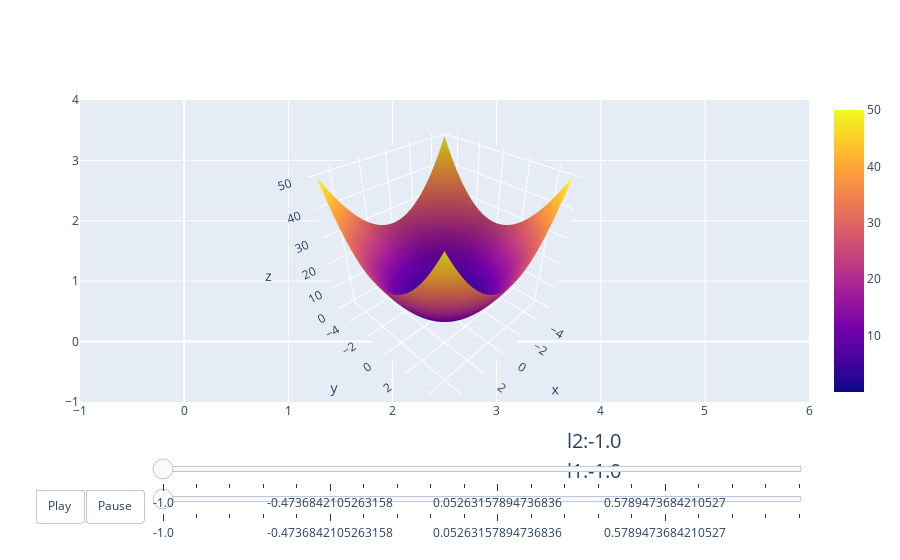

Here is the notebook cell this chart was saved with:
### Code cell
import plotly.graph_objects as go
import numpy as np

# Generate the initial data
x = np.linspace(-5, 5, 100)
y = np.linspace(-5, 5, 100)
X, Y = np.meshgrid(x, y)
Z = X**2 + Y**2  # Just a placeholder, initial Z data doesn't matter

# Create the initial surface plot
fig = go.Figure(data=[go.Surface(z=Z, x=X, y=Y)])

# Inject custom JavaScript
js_code = """
window.updatePlot = function(l1, l2) {
    var x = Array.from({ length: 100 }, (_, i) => -5 + i * 0.1);
    var y = Array.from({ length: 100 }, (_, i) => -5 + i * 0.1);
    function f(x, y, l1, l2) {
        return l1 * x * x + l2 * y * y;
    }
    var newZ = x.map(xVal => y.map(yVal => f(xVal, yVal, l1, l2)));
    Plotly.update('plotlyDiv', { z: [newZ] });
};
document.getElementById('l1Slider').addEventListener('input', function() {
    updatePlot(parseFloat(this.value), parseFloat(document.getElementById('l2Slider').value));
});
document.getElementById('l2Slider').addEventListener('input', function() {
    updatePlot(parseFloat(document.getElementById('l1Slider').value), parseFloat(this.value));
});
"""

fig.update_layout(
    updatemenus=[{
        'buttons': [{
            'args': [None, {'frame': {'duration': 0, 'redraw': True}, 'fromcurrent': True}],
            'label': 'Play',
            'method': 'animate'
        }, {
            'args': [[None], {'frame': {'duration': 0, 'redraw': True}, 'mode': 'immediate', 'transition': {'duration': 0}}],
            'label': 'Pause',
            'method': 'animate'
        }],
        'direction': 'left',
        'pad': {'r': 10, 't': 87},
        'showactive': False,
        'type': 'buttons',
        'x': 0.1,
        'xanchor': 'right',
        'y': 0,
        'yanchor': 'top'
    }],
    sliders=[{
        'active': 0,
        'yanchor': 'top',
        'xanchor': 'left',
        'currentvalue': {
            'font': {'size': 20},
            'prefix': 'l1:',
            'visible': True,
            'xanchor': 'right'
        },
        'transition': {'duration': 300, 'easing': 'cubic-in-out'},
        'pad': {'b': 10, 't': 50},
        'len': 0.9,
        'x': 0.1,
        'y': 0,
        'steps': [{
            'args': [{'visible': [True]}],
            'label': str(val),
            'method': 'restyle'
        } for val in np.linspace(-1, 1, 20)]
    }, {
        'active': 0,
        'yanchor': 'top',
        'xanchor': 'left',
        'currentvalue': {
            'font': {'size': 20},
            'prefix': 'l2:',
            'visible': True,
            'xanchor': 'right'
        },
        'transition': {'duration': 300, 'easing': 'cubic-in-out'},
        'pad': {'b': 10, 't': 50},
        'len': 0.9,
        'x': 0.1,
        'y': 0.1,
        'steps': [{
            'args': [{'visible': [True]}],
            'label': str(val),
            'method': 'restyle'
        } for val in np.linspace(-1, 1, 20)]
    }],
)

fig.add_trace(go.Scatter(x=[None], y=[None], mode='lines', line={'color': 'white'}, hoverinfo='none', showlegend=False))

fig.write_html("interactive_3d_plot.html", include_plotlyjs='cdn', post_script=js_code, full_html=False)
fig.show()

### Figure 1 — Plotly figure (JSON) as saved in the notebook; plotly's stock layout.template omitted (floating-point values rounded to 4 significant figures; data arrays with more than 128 entries replaced by an {"elided": "..."} marker saying what was removed)
{"data": [{"type": "surface", "x": {"elided": "100x100 float values"}, "y": {"elided": "100x100 float values"}, "z": {"elided": "100x100 float values"}}, {"hoverinfo": "none", "line": {"color": "white"}, "mode": "lines", "showlegend": false, "type": "scatter", "x": [null], "y": [null]}], "layout": {"sliders": [{"active": 0, "currentvalue": {"font": {"size": 20}, "prefix": "l1:", "visible": true, "xanchor": "right"}, "len": 0.9, "pad": {"b": 10, "t": 50}, "steps": [{"args": [{"visible": [true]}], "label": "-1.0", "method": "restyle"}, {"args": [{"visible": [true]}], "label": "-0.8947368421052632", "method": "restyle"}, {"args": [{"visible": [true]}], "label": "-0.7894736842105263", "method": "restyle"}, {"args": [{"visible": [true]}], "label": "-0.6842105263157895", "method": "restyle"}, {"args": [{"visible": [true]}], "label": "-0.5789473684210527", "method": "restyle"}, {"args": [{"visible": [true]}], "label": "-0.4736842105263158", "method": "restyle"}, {"args": [{"visible": [true]}], "label": "-0.368421052631579", "method": "restyle"}, {"args": [{"visible": [true]}], "label": "-0.26315789473684215", "method": "restyle"}, {"args": [{"visible": [true]}], "label": "-0.1578947368421053", "method": "restyle"}, {"args": [{"visible": [true]}], "label": "-0.052631578947368474", "method": "restyle"}, {"args": [{"visible": [true]}], "label": "0.05263157894736836", "method": "restyle"}, {"args": [{"visible": [true]}], "label": "0.1578947368421053", "method": "restyle"}, {"args": [{"visible": [true]}], "label": "0.26315789473684204", "method": "restyle"}, {"args": [{"visible": [true]}], "label": "0.36842105263157876", "method": "restyle"}, {"args": [{"visible": [true]}], "label": "0.4736842105263157", "method": "restyle"}, {"args": [{"visible": [true]}], "label": "0.5789473684210527", "method": "restyle"}, {"args": [{"visible": [true]}], "label": "0.6842105263157894", "method": "restyle"}, {"args": [{"visible": [true]}], "label": "0.7894736842105261", "method": "restyle"}, {"args": [{"visible": [true]}], "label": "0.894736842105263", "method": "restyle"}, {"args": [{"visible": [true]}], "label": "1.0", "method": "restyle"}], "transition": {"duration": 300, "easing": "cubic-in-out"}, "x": 0.1, "xanchor": "left", "y": 0, "yanchor": "top"}, {"active": 0, "currentvalue": {"font": {"size": 20}, "prefix": "l2:", "visible": true, "xanchor": "right"}, "len": 0.9, "pad": {"b": 10, "t": 50}, "steps": [{"args": [{"visible": [true]}], "label": "-1.0", "method": "restyle"}, {"args": [{"visible": [true]}], "label": "-0.8947368421052632", "method": "restyle"}, {"args": [{"visible": [true]}], "label": "-0.7894736842105263", "method": "restyle"}, {"args": [{"visible": [true]}], "label": "-0.6842105263157895", "method": "restyle"}, {"args": [{"visible": [true]}], "label": "-0.5789473684210527", "method": "restyle"}, {"args": [{"visible": [true]}], "label": "-0.4736842105263158", "method": "restyle"}, {"args": [{"visible": [true]}], "label": "-0.368421052631579", "method": "restyle"}, {"args": [{"visible": [true]}], "label": "-0.26315789473684215", "method": "restyle"}, {"args": [{"visible": [true]}], "label": "-0.1578947368421053", "method": "restyle"}, {"args": [{"visible": [true]}], "label": "-0.052631578947368474", "method": "restyle"}, {"args": [{"visible": [true]}], "label": "0.05263157894736836", "method": "restyle"}, {"args": [{"visible": [true]}], "label": "0.1578947368421053", "method": "restyle"}, {"args": [{"visible": [true]}], "label": "0.26315789473684204", "method": "restyle"}, {"args": [{"visible": [true]}], "label": "0.36842105263157876", "method": "restyle"}, {"args": [{"visible": [true]}], "label": "0.4736842105263157", "method": "restyle"}, {"args": [{"visible": [true]}], "label": "0.5789473684210527", "method": "restyle"}, {"args": [{"visible": [true]}], "label": "0.6842105263157894", "method": "restyle"}, {"args": [{"visible": [true]}], "label": "0.7894736842105261", "method": "restyle"}, {"args": [{"visible": [true]}], "label": "0.894736842105263", "method": "restyle"}, {"args": [{"visible": [true]}], "label": "1.0", "method": "restyle"}], "transition": {"duration": 300, "easing": "cubic-in-out"}, "x": 0.1, "xanchor": "left", "y": 0.1, "yanchor": "top"}], "updatemenus": [{"buttons": [{"args": [null, {"frame": {"duration": 0, "redraw": true}, "fromcurrent": true}], "label": "Play", "method": "animate"}, {"args": [[null], {"frame": {"duration": 0, "redraw": true}, "mode": "immediate", "transition": {"duration": 0}}], "label": "Pause", "method": "animate"}], "direction": "left", "pad": {"r": 10, "t": 87}, "showactive": false, "type": "buttons", "x": 0.1, "xanchor": "right", "y": 0, "yanchor": "top"}]}}
